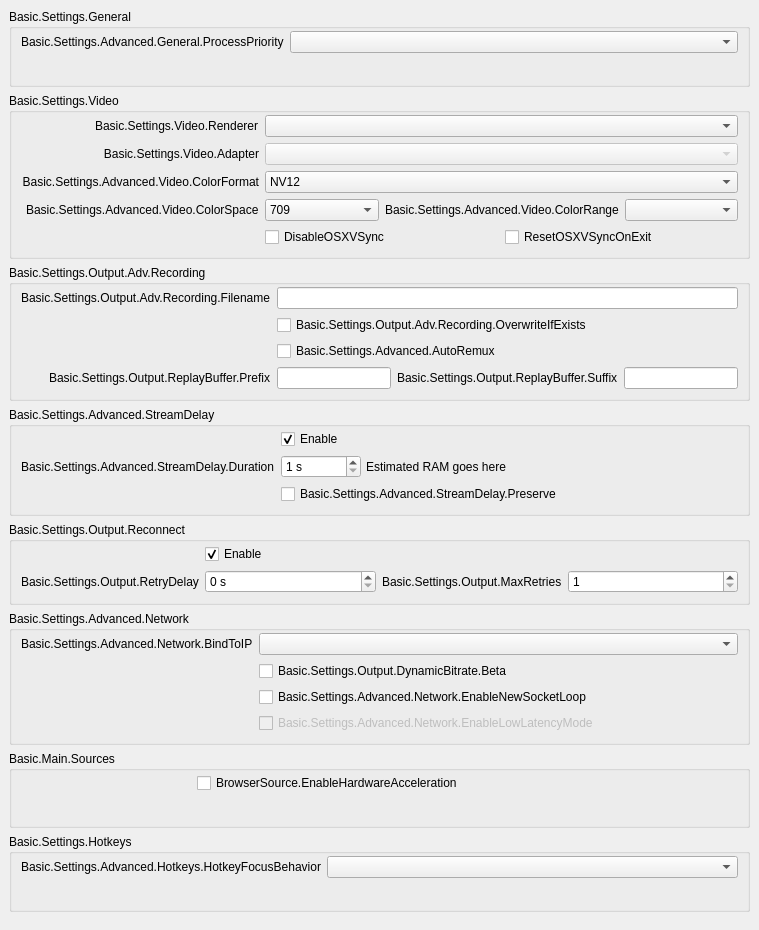
           <widget class="QWidget" name="scrollAreaWidgetContents">
            <property name="geometry">
             <rect>
              <x>0</x>
              <y>0</y>
              <width>759</width>
              <height>930</height>
             </rect>
            </property>
            <layout class="QVBoxLayout" name="verticalLayout_23">
             <property name="leftMargin">
              <number>0</number>
             </property>
             <property name="topMargin">
              <number>0</number>
             </property>
             <property name="rightMargin">
              <number>0</number>
             </property>
             <property name="bottomMargin">
              <number>9</number>
             </property>
             <item>
              <widget class="QWidget" name="widget_11" native="true">
               <layout class="QVBoxLayout" name="verticalLayout_24">
                <item>
                 <widget class="QGroupBox" name="advancedGeneralGroupBox">
                  <property name="title">
                   <string>Basic.Settings.General</string>
                  </property>
                  <layout class="QFormLayout" name="formLayout_22">
                   <property name="fieldGrowthPolicy">
                    <enum>QFormLayout::AllNonFixedFieldsGrow</enum>
                   </property>
                   <property name="labelAlignment">
                    <set>Qt::AlignRight|Qt::AlignTrailing|Qt::AlignVCenter</set>
                   </property>
                   <property name="topMargin">
                    <number>2</number>
                   </property>
                   <item row="0" column="0">
                    <widget class="QLabel" name="processPriorityLabel">
                     <property name="text">
                      <string>Basic.Settings.Advanced.General.ProcessPriority</string>
                     </property>
                     <property name="buddy">
                      <cstring>processPriority</cstring>
                     </property>
                    </widget>
                   </item>
                   <item row="0" column="1">
                    <widget class="QComboBox" name="processPriority"/>
                   </item>
                   <item row="1" column="0">
                    <spacer name="horizontalSpacer_13">
                     <property name="orientation">
                      <enum>Qt::Horizontal</enum>
                     </property>
                     <property name="sizeHint" stdset="0">
                      <size>
                       <width>170</width>
                       <height>0</height>
                      </size>
                     </property>
                    </spacer>
                   </item>
                  </layout>
                 </widget>
                </item>
                <item>
                 <widget class="QGroupBox" name="advancedVideoContainer">
                  <property name="title">
                   <string>Basic.Settings.Video</string>
                  </property>
                  <layout class="QFormLayout" name="formLayout_14">
                   <property name="fieldGrowthPolicy">
                    <enum>QFormLayout::AllNonFixedFieldsGrow</enum>
                   </property>
                   <property name="labelAlignment">
                    <set>Qt::AlignRight|Qt::AlignTrailing|Qt::AlignVCenter</set>
                   </property>
                   <property name="topMargin">
                    <number>2</number>
                   </property>
                   <item row="0" column="0">
                    <widget class="QLabel" name="rendererLabel">
                     <property name="text">
                      <string>Basic.Settings.Video.Renderer</string>
                     </property>
                     <property name="buddy">
                      <cstring>renderer</cstring>
                     </property>
                    </widget>
                   </item>
                   <item row="0" column="1">
                    <widget class="QComboBox" name="renderer">
                     <property name="currentText">
                      <string notr="true"/>
                     </property>
                    </widget>
                   </item>
                   <item row="1" column="0">
                    <widget class="QLabel" name="adapterLabel">
                     <property name="text">
                      <string>Basic.Settings.Video.Adapter</string>
                     </property>
                     <property name="alignment">
                      <set>Qt::AlignRight|Qt::AlignTrailing|Qt::AlignVCenter</set>
                     </property>
                     <property name="buddy">
                      <cstring>adapter</cstring>
                     </property>
                    </widget>
                   </item>
                   <item row="1" column="1">
                    <widget class="QComboBox" name="adapter">
                     <property name="enabled">
                      <bool>false</bool>
                     </property>
                     <property name="currentText">
                      <string notr="true"/>
                     </property>
                    </widget>
                   </item>
                   <item row="2" column="0">
                    <widget class="QLabel" name="label_30">
                     <property name="minimumSize">
                      <size>
                       <width>0</width>
                       <height>0</height>
                      </size>
                     </property>
                     <property name="text">
                      <string>Basic.Settings.Advanced.Video.ColorFormat</string>
                     </property>
                     <property name="alignment">
                      <set>Qt::AlignRight|Qt::AlignTrailing|Qt::AlignVCenter</set>
                     </property>
                     <property name="buddy">
                      <cstring>colorFormat</cstring>
                     </property>
                    </widget>
                   </item>
                   <item row="2" column="1">
                    <widget class="QComboBox" name="colorFormat">
                     <item>
                      <property name="text">
                       <string notr="true">NV12</string>
                      </property>
                     </item>
                     <item>
                      <property name="text">
                       <string notr="true">I420</string>
                      </property>
                     </item>
                     <item>
                      <property name="text">
                       <string>I444</string>
                      </property>
                     </item>
                     <item>
                      <property name="text">
                       <string notr="true">RGB</string>
                      </property>
                     </item>
                    </widget>
                   </item>
                   <item row="4" column="1">
                    <layout class="QHBoxLayout" name="horizontalLayout_18">
                     <property name="leftMargin">
                      <number>0</number>
                     </property>
                     <property name="topMargin">
                      <number>0</number>
                     </property>
                     <property name="rightMargin">
                      <number>0</number>
                     </property>
                     <property name="bottomMargin">
                      <number>0</number>
                     </property>
                     <item>
                      <widget class="QCheckBox" name="disableOSXVSync">
                       <property name="text">
                        <string>DisableOSXVSync</string>
                       </property>
                      </widget>
                     </item>
                     <item>
                      <widget class="QCheckBox" name="resetOSXVSync">
                       <property name="text">
                        <string>ResetOSXVSyncOnExit</string>
                       </property>
                      </widget>
                     </item>
                    </layout>
                   </item>
                   <item row="3" column="1">
                    <layout class="QHBoxLayout" name="horizontalLayout_20">
                     <property name="leftMargin">
                      <number>0</number>
                     </property>
                     <property name="topMargin">
                      <number>0</number>
                     </property>
                     <property name="rightMargin">
                      <number>0</number>
                     </property>
                     <property name="bottomMargin">
                      <number>0</number>
                     </property>
                     <item>
                      <widget class="QComboBox" name="colorSpace">
                       <item>
                        <property name="text">
                         <string notr="true">709</string>
                        </property>
                       </item>
                       <item>
                        <property name="text">
                         <string notr="true">601</string>
                        </property>
                       </item>
                      </widget>
                     </item>
                     <item>
                      <widget class="QLabel" name="label_34">
                       <property name="sizePolicy">
                        <sizepolicy hsizetype="Maximum" vsizetype="Preferred">
                         <horstretch>0</horstretch>
                         <verstretch>0</verstretch>
                        </sizepolicy>
                       </property>
                       <property name="text">
                        <string>Basic.Settings.Advanced.Video.ColorRange</string>
                       </property>
                       <property name="buddy">
                        <cstring>colorRange</cstring>
                       </property>
                      </widget>
                     </item>
                     <item>
                      <widget class="QComboBox" name="colorRange"/>
                     </item>
                    </layout>
                   </item>
                   <item row="3" column="0">
                    <widget class="QLabel" name="label_33">
                     <property name="text">
                      <string>Basic.Settings.Advanced.Video.ColorSpace</string>
                     </property>
                     <property name="buddy">
                      <cstring>colorSpace</cstring>
                     </property>
                    </widget>
                   </item>
                   <item row="4" column="0">
                    <spacer name="horizontalSpacer_12">
                     <property name="orientation">
                      <enum>Qt::Horizontal</enum>
                     </property>
                     <property name="sizeHint" stdset="0">
                      <size>
                       <width>170</width>
                       <height>20</height>
                      </size>
                     </property>
                    </spacer>
                   </item>
                  </layout>
                 </widget>
                </item>
                <item>
                 <widget class="QGroupBox" name="groupBox_6">
                  <property name="title">
                   <string>Basic.Settings.Output.Adv.Recording</string>
                  </property>
                  <layout class="QFormLayout" name="formLayout_17">
                   <property name="fieldGrowthPolicy">
                    <enum>QFormLayout::AllNonFixedFieldsGrow</enum>
                   </property>
                   <property name="labelAlignment">
                    <set>Qt::AlignRight|Qt::AlignTrailing|Qt::AlignVCenter</set>
                   </property>
                   <property name="topMargin">
                    <number>2</number>
                   </property>
                   <item row="0" column="0">
                    <widget class="QLabel" name="label_7">
                     <property name="text">
                      <string>Basic.Settings.Output.Adv.Recording.Filename</string>
                     </property>
                     <property name="buddy">
                      <cstring>filenameFormatting</cstring>
                     </property>
                    </widget>
                   </item>
                   <item row="0" column="1">
                    <widget class="QLineEdit" name="filenameFormatting"/>
                   </item>
                   <item row="1" column="1">
                    <widget class="QCheckBox" name="overwriteIfExists">
                     <property name="text">
                      <string>Basic.Settings.Output.Adv.Recording.OverwriteIfExists</string>
                     </property>
                    </widget>
                   </item>
                   <item row="3" column="1">
                    <layout class="QHBoxLayout" name="horizontalLayout_14">
                     <property name="leftMargin">
                      <number>0</number>
                     </property>
                     <property name="topMargin">
                      <number>0</number>
                     </property>
                     <property name="rightMargin">
                      <number>0</number>
                     </property>
                     <property name="bottomMargin">
                      <number>0</number>
                     </property>
                     <item>
                      <widget class="QLineEdit" name="simpleRBPrefix"/>
                     </item>
                     <item>
                      <widget class="QLabel" name="label_58">
                       <property name="text">
                        <string>Basic.Settings.Output.ReplayBuffer.Suffix</string>
                       </property>
                       <property name="buddy">
                        <cstring>simpleRBSuffix</cstring>
                       </property>
                      </widget>
                     </item>
                     <item>
                      <widget class="QLineEdit" name="simpleRBSuffix"/>
                     </item>
                    </layout>
                   </item>
                   <item row="3" column="0">
                    <widget class="QLabel" name="label_57">
                     <property name="text">
                      <string>Basic.Settings.Output.ReplayBuffer.Prefix</string>
                     </property>
                     <property name="buddy">
                      <cstring>simpleRBPrefix</cstring>
                     </property>
                    </widget>
                   </item>
                   <item row="1" column="0">
                    <spacer name="horizontalSpacer_10">
                     <property name="orientation">
                      <enum>Qt::Horizontal</enum>
                     </property>
                     <property name="sizeHint" stdset="0">
                      <size>
                       <width>170</width>
                       <height>20</height>
                      </size>
                     </property>
                    </spacer>
                   </item>
                   <item row="2" column="1">
                    <widget class="QCheckBox" name="autoRemux">
                     <property name="text">
                      <string>Basic.Settings.Advanced.AutoRemux</string>
                     </property>
                    </widget>
                   </item>
                   <item row="2" column="0">
                    <spacer name="horizontalSpacer_16">
                     <property name="orientation">
                      <enum>Qt::Horizontal</enum>
                     </property>
                     <property name="sizeHint" stdset="0">
                      <size>
                       <width>40</width>
                       <height>20</height>
                      </size>
                     </property>
                    </spacer>
                   </item>
                  </layout>
                 </widget>
                </item>
                <item>
                 <widget class="QGroupBox" name="groupBox_5">
                  <property name="title">
                   <string>Basic.Settings.Advanced.StreamDelay</string>
                  </property>
                  <layout class="QFormLayout" name="formLayout_18">
                   <property name="fieldGrowthPolicy">
                    <enum>QFormLayout::AllNonFixedFieldsGrow</enum>
                   </property>
                   <property name="labelAlignment">
                    <set>Qt::AlignRight|Qt::AlignTrailing|Qt::AlignVCenter</set>
                   </property>
                   <property name="topMargin">
                    <number>2</number>
                   </property>
                   <item row="1" column="0">
                    <widget class="QLabel" name="label_56">
                     <property name="text">
                      <string>Basic.Settings.Advanced.StreamDelay.Duration</string>
                     </property>
                     <property name="buddy">
                      <cstring>streamDelaySec</cstring>
                     </property>
                    </widget>
                   </item>
                   <item row="1" column="1">
                    <widget class="QWidget" name="widget_12" native="true">
                     <property name="enabled">
                      <bool>true</bool>
                     </property>
                     <layout class="QHBoxLayout" name="horizontalLayout_13">
                      <property name="spacing">
                       <number>5</number>
                      </property>
                      <property name="leftMargin">
                       <number>0</number>
                      </property>
                      <property name="topMargin">
                       <number>0</number>
                      </property>
                      <property name="rightMargin">
                       <number>0</number>
                      </property>
                      <property name="bottomMargin">
                       <number>0</number>
                      </property>
                      <item>
                       <widget class="QSpinBox" name="streamDelaySec">
                        <property name="enabled">
                         <bool>true</bool>
                        </property>
                        <property name="sizePolicy">
                         <sizepolicy hsizetype="Maximum" vsizetype="Fixed">
                          <horstretch>0</horstretch>
                          <verstretch>0</verstretch>
                         </sizepolicy>
                        </property>
                        <property name="minimumSize">
                         <size>
                          <width>80</width>
                          <height>0</height>
                         </size>
                        </property>
                        <property name="suffix">
                         <string notr="true"> s</string>
                        </property>
                        <property name="minimum">
                         <number>1</number>
                        </property>
                        <property name="maximum">
                         <number>1800</number>
                        </property>
                       </widget>
                      </item>
                      <item>
                       <widget class="QLabel" name="streamDelayInfo">
                        <property name="text">
                         <string notr="true">Estimated RAM goes here</string>
                        </property>
                       </widget>
                      </item>
                     </layout>
                    </widget>
                   </item>
                   <item row="2" column="1">
                    <widget class="QCheckBox" name="streamDelayPreserve">
                     <property name="text">
                      <string>Basic.Settings.Advanced.StreamDelay.Preserve</string>
                     </property>
                    </widget>
                   </item>
                   <item row="0" column="1">
                    <widget class="QCheckBox" name="streamDelayEnable">
                     <property name="text">
                      <string>Enable</string>
                     </property>
                     <property name="checked">
                      <bool>true</bool>
                     </property>
                    </widget>
                   </item>
                   <item row="2" column="0">
                    <spacer name="horizontalSpacer_9">
                     <property name="orientation">
                      <enum>Qt::Horizontal</enum>
                     </property>
                     <property name="sizeHint" stdset="0">
                      <size>
                       <width>170</width>
                       <height>20</height>
                      </size>
                     </property>
                    </spacer>
                   </item>
                  </layout>
                 </widget>
                </item>
                <item>
                 <widget class="QGroupBox" name="groupBox_7">
                  <property name="title">
                   <string>Basic.Settings.Output.Reconnect</string>
                  </property>
                  <layout class="QFormLayout" name="formLayout_19">
                   <property name="fieldGrowthPolicy">
                    <enum>QFormLayout::AllNonFixedFieldsGrow</enum>
                   </property>
                   <property name="labelAlignment">
                    <set>Qt::AlignRight|Qt::AlignTrailing|Qt::AlignVCenter</set>
                   </property>
                   <property name="topMargin">
                    <number>2</number>
                   </property>
                   <item row="0" column="1">
                    <widget class="QCheckBox" name="reconnectEnable">
                     <property name="text">
                      <string>Enable</string>
                     </property>
                     <property name="checked">
                      <bool>true</bool>
                     </property>
                    </widget>
                   </item>
                   <item row="1" column="1">
                    <layout class="QHBoxLayout" name="horizontalLayout_19">
                     <property name="leftMargin">
                      <number>0</number>
                     </property>
                     <property name="topMargin">
                      <number>0</number>
                     </property>
                     <property name="rightMargin">
                      <number>0</number>
                     </property>
                     <property name="bottomMargin">
                      <number>0</number>
                     </property>
                     <item>
                      <widget class="QSpinBox" name="reconnectRetryDelay">
                       <property name="suffix">
                        <string> s</string>
                       </property>
                       <property name="maximum">
                        <number>30</number>
                       </property>
                      </widget>
                     </item>
                     <item>
                      <widget class="QLabel" name="label_22">
                       <property name="sizePolicy">
                        <sizepolicy hsizetype="Maximum" vsizetype="Preferred">
                         <horstretch>0</horstretch>
                         <verstretch>0</verstretch>
                        </sizepolicy>
                       </property>
                       <property name="text">
                        <string>Basic.Settings.Output.MaxRetries</string>
                       </property>
                       <property name="buddy">
                        <cstring>reconnectMaxRetries</cstring>
                       </property>
                      </widget>
                     </item>
                     <item>
                      <widget class="QSpinBox" name="reconnectMaxRetries">
                       <property name="minimum">
                        <number>1</number>
                       </property>
                       <property name="maximum">
                        <number>10000</number>
                       </property>
                      </widget>
                     </item>
                    </layout>
                   </item>
                   <item row="1" column="0">
                    <widget class="QLabel" name="label_17">
                     <property name="text">
                      <string>Basic.Settings.Output.RetryDelay</string>
                     </property>
                     <property name="buddy">
                      <cstring>reconnectRetryDelay</cstring>
                     </property>
                    </widget>
                   </item>
                   <item row="0" column="0">
                    <spacer name="horizontalSpacer_8">
                     <property name="orientation">
                      <enum>Qt::Horizontal</enum>
                     </property>
                     <property name="sizeHint" stdset="0">
                      <size>
                       <width>170</width>
                       <height>20</height>
                      </size>
                     </property>
                    </spacer>
                   </item>
                  </layout>
                 </widget>
                </item>
                <item>
                 <widget class="QGroupBox" name="advNetworkGroupBox">
                  <property name="title">
                   <string>Basic.Settings.Advanced.Network</string>
                  </property>
                  <layout class="QFormLayout" name="formLayout_23">
                   <property name="fieldGrowthPolicy">
                    <enum>QFormLayout::AllNonFixedFieldsGrow</enum>
                   </property>
                   <property name="labelAlignment">
                    <set>Qt::AlignRight|Qt::AlignTrailing|Qt::AlignVCenter</set>
                   </property>
                   <property name="topMargin">
                    <number>2</number>
                   </property>
                   <item row="0" column="0">
                    <widget class="QLabel" name="label_27">
                     <property name="text">
                      <string>Basic.Settings.Advanced.Network.BindToIP</string>
                     </property>
                     <property name="buddy">
                      <cstring>bindToIP</cstring>
                     </property>
                    </widget>
                   </item>
                   <item row="0" column="1">
                    <widget class="QComboBox" name="bindToIP"/>
                   </item>
                   <item row="2" column="1">
                    <widget class="QCheckBox" name="enableNewSocketLoop">
                     <property name="text">
                      <string>Basic.Settings.Advanced.Network.EnableNewSocketLoop</string>
                     </property>
                    </widget>
                   </item>
                   <item row="3" column="1">
                    <widget class="QCheckBox" name="enableLowLatencyMode">
                     <property name="enabled">
                      <bool>false</bool>
                     </property>
                     <property name="text">
                      <string>Basic.Settings.Advanced.Network.EnableLowLatencyMode</string>
                     </property>
                    </widget>
                   </item>
                   <item row="2" column="0">
                    <spacer name="horizontalSpacer_7">
                     <property name="orientation">
                      <enum>Qt::Horizontal</enum>
                     </property>
                     <property name="sizeHint" stdset="0">
                      <size>
                       <width>170</width>
                       <height>1</height>
                      </size>
                     </property>
                    </spacer>
                   </item>
                   <item row="1" column="1">
                    <widget class="QCheckBox" name="dynBitrate">
                     <property name="toolTip">
                      <string>Basic.Settings.Output.DynamicBitrate.TT</string>
                     </property>
                     <property name="text">
                      <string>Basic.Settings.Output.DynamicBitrate.Beta</string>
                     </property>
                    </widget>
                   </item>
                  </layout>
                 </widget>
                </item>
                <item>
                 <widget class="QGroupBox" name="sourcesGroup">
                  <property name="title">
                   <string>Basic.Main.Sources</string>
                  </property>
                  <layout class="QFormLayout" name="formLayout_34">
                   <property name="topMargin">
                    <number>2</number>
                   </property>
                   <item row="0" column="0">
                    <spacer name="horizontalSpacer_15">
                     <property name="orientation">
                      <enum>Qt::Horizontal</enum>
                     </property>
                     <property name="sizeHint" stdset="0">
                      <size>
                       <width>170</width>
                       <height>20</height>
                      </size>
                     </property>
                    </spacer>
                   </item>
                   <item row="0" column="1">
                    <widget class="QCheckBox" name="browserHWAccel">
                     <property name="text">
                      <string>BrowserSource.EnableHardwareAcceleration</string>
                     </property>
                    </widget>
                   </item>
                  </layout>
                 </widget>
                </item>
                <item>
                 <widget class="QGroupBox" name="groupBox_17">
                  <property name="title">
                   <string>Basic.Settings.Hotkeys</string>
                  </property>
                  <layout class="QFormLayout" name="formLayout_33">
                   <property name="labelAlignment">
                    <set>Qt::AlignRight|Qt::AlignTrailing|Qt::AlignVCenter</set>
                   </property>
                   <property name="topMargin">
                    <number>2</number>
                   </property>
                   <item row="0" column="0">
                    <widget class="QLabel" name="label_21">
                     <property name="text">
                      <string>Basic.Settings.Advanced.Hotkeys.HotkeyFocusBehavior</string>
                     </property>
                    </widget>
                   </item>
                   <item row="0" column="1">
                    <widget class="QComboBox" name="hotkeyFocusType"/>
                   </item>
                   <item row="1" column="0">
                    <spacer name="horizontalSpacer_14">
                     <property name="orientation">
                      <enum>Qt::Horizontal</enum>
                     </property>
                     <property name="sizeHint" stdset="0">
                      <size>
                       <width>170</width>
                       <height>0</height>
                      </size>
                     </property>
                    </spacer>
                   </item>
                  </layout>
                 </widget>
                </item>
               </layout>
              </widget>
             </item>
            </layout>
           </widget>
